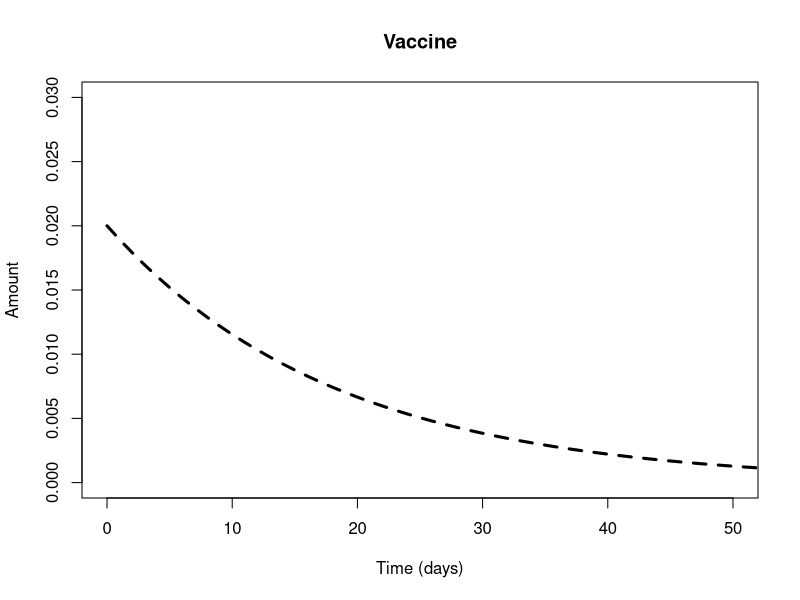
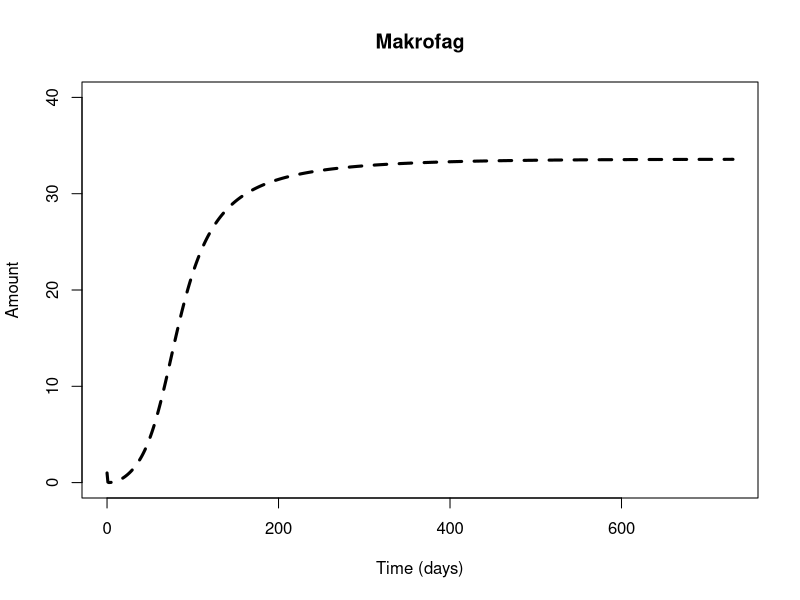
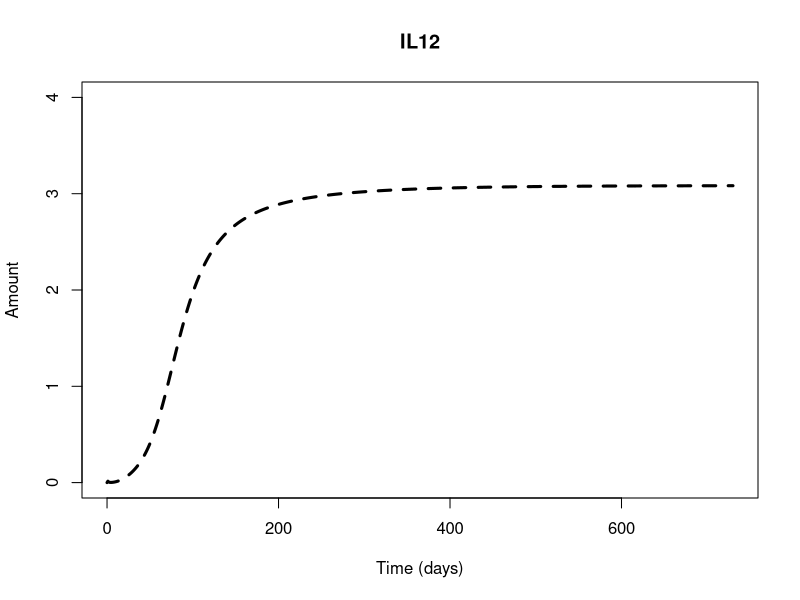
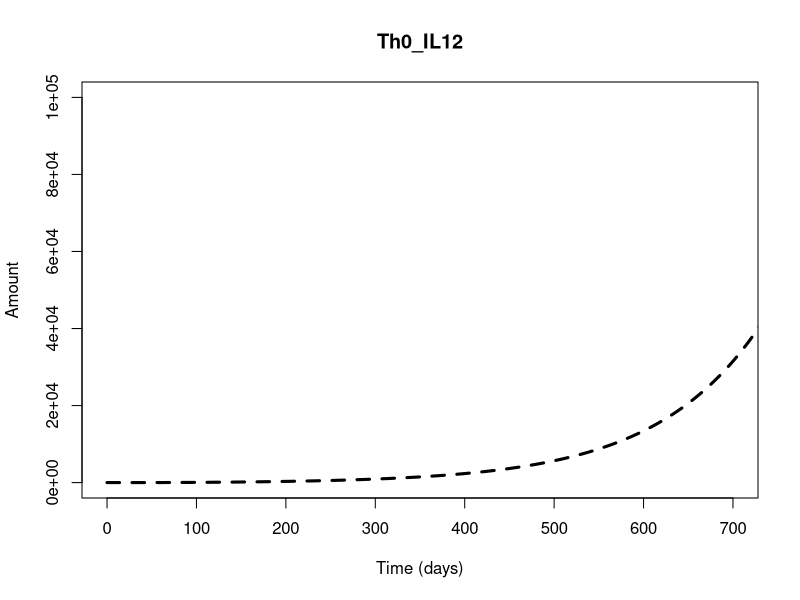
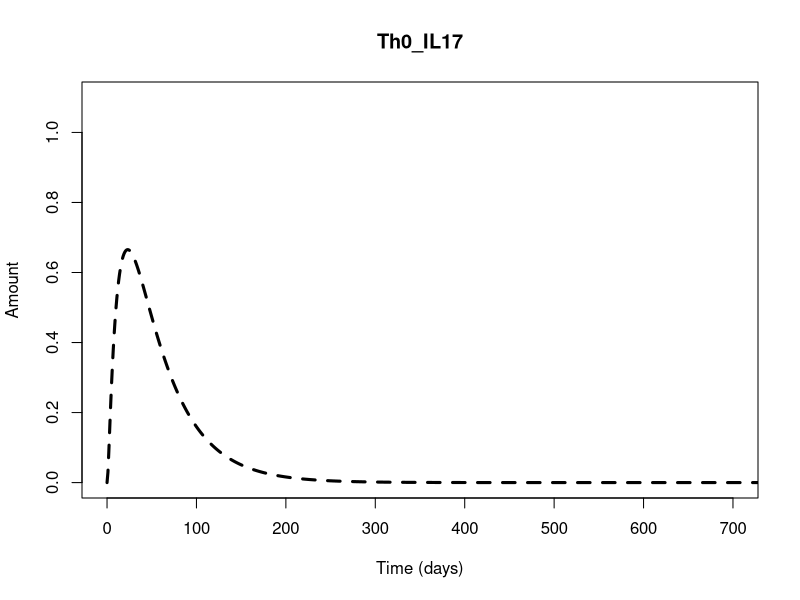
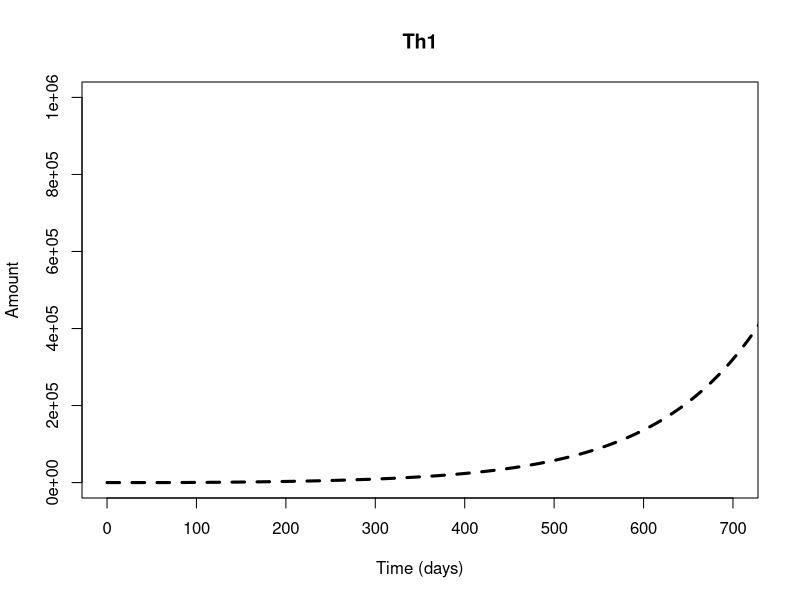
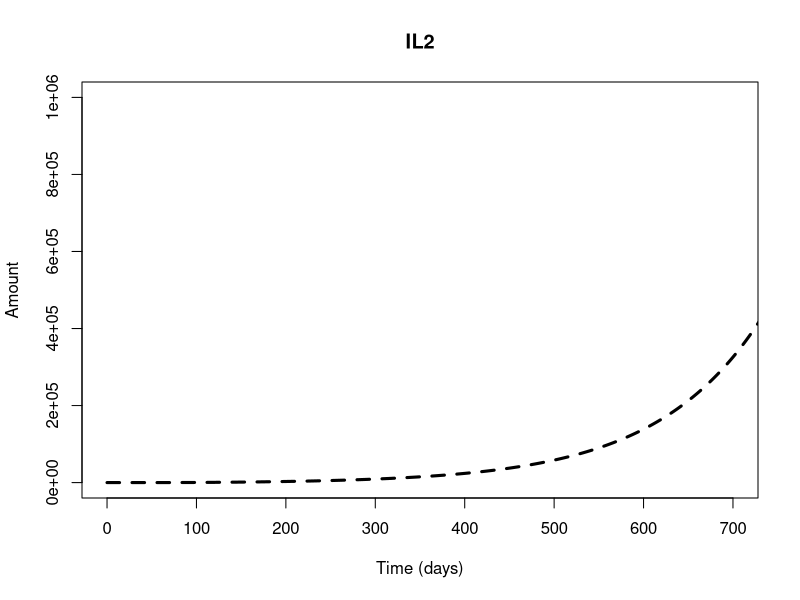
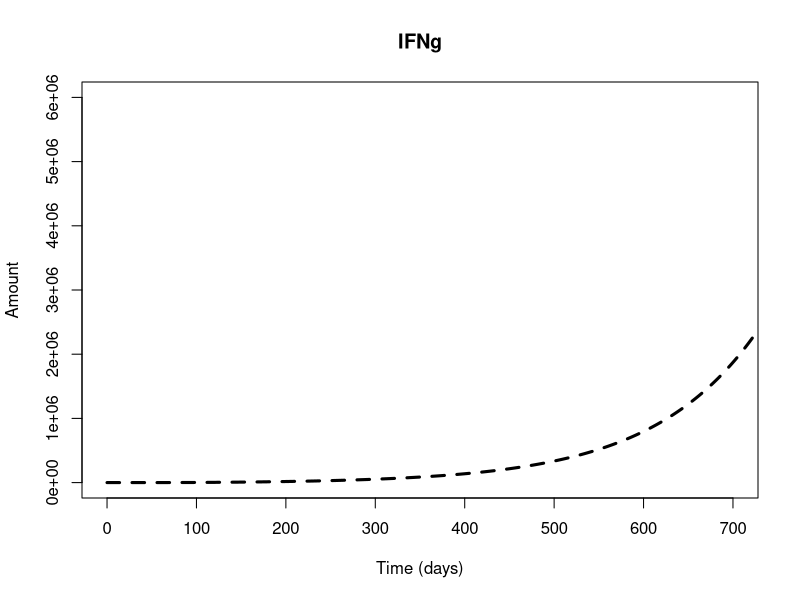

The R script that drew these images, in order:
# TB model in R

rm(list=ls())

# get the ODE solver
library(deSolve)

# make the function of the system
model = function (current_timepoint, state_values, parameters)
{
  # create state variables (local variables)
  Vaccine = state_values [1]       
  Makrofag = state_values [2]
  IL12 = state_values [3]
  Th0_IL12 = state_values [4]
  Th0_IL17 = state_values [5]
  Th1 = state_values [6]
  IL2 = state_values [7]
  IFNg = state_values [8]
  IFNgk = state_values [9]
  TNFa = state_values [10]
  Dendrit = state_values [11]
  IL23 = state_values [12]
  Th17 = state_values [13]
  IL17 = state_values [14]
  GranulotcytKnoglemarv = state_values[15]
  
  
  #      ifelse current_timepoint >= stop
  #      ifelse (dVaccine =  initialværdi / (- Kv_m -  Kv_d - Kv_Gk)
  # Evt. skal dødsraterne ganges på med mængden
  
 # stop = 
  
  with ( 
    as.list (parameters),     # variable names within parameters can be used 
    {
      Kv_m <- ifelse(Vaccine0 > 0.02, Kv_m.value, 0.01)
      Kv_d <- ifelse(Vaccine0 > 0.02, Kv_d.value, 0.02)

      dVaccine = - (Vaccine*Kv_m) - (Vaccine*Kv_d) - Vaccine*Kv_Gk
      dMakrofag = (Vaccine*Kv_m) + TNFa * KTNFa_m + IFNgk * KIFNgk_m/(KM_TNFa+IFNgk) - Makrofag*sigma_m
      dIL12 = Makrofag * Km_IL12 - IL12 * KIL12_Th0 - IL12*sigma_IL12
      dTh0_IL12 = Makrofag * Km_Th0 + IL12 * KIL12_Th0 - Th0_IL12 * KTh0_Th1 + IL2 * KIL2_Th0  - Th0_IL12*sigma_Th0_IL12
      dTh0_IL17 = IL23 * KIL23_Th0 - Th0_IL17 * KTh0_Th17 - Th0_IL17*sigma_Th0_IL17
      dTh1 = Th0_IL12 * KTh0_Th1 - Th1*sigma_Th1
      dIL2 = Th1 * KTh1_IL2 - IL2*sigma_IL2
      dIFNg = Th1 * KTh1_IFNg + Th17 * KTh17_IFNg + Th0_IL12 * KTh0_IL12_IFNg + IFNgk * KIFNgk_IFNg - IFNg * KIFNg_IFNgk + Th0_IL17 * KTh0_IL17_IFNg - IFNg*sigma_IFNg
      dIFNgk = - IFNgk * KIFNgk_IFNg + IFNg * KIFNg_IFNgk - IFNgk*sigma_IFNgk
      dTNFa = Makrofag * Km_TNFa - TNFa*sigma_TNFa
      dDendrit = Vaccine*Kv_d - Dendrit*sigma_d
      dIL23 = Dendrit * Kd_IL23 - IL23*sigma_IL23
      dTh17 = Th0_IL17 * KTh0_Th17 - Th17*sigma_Th17
      dIL17 = Th17 * KTh17_IL17 - IL17*sigma_IL17
      dGranulocytKnoglemarv =  Vaccine*Kv_Gk + IL17 * KIL17_Gk - GranulotcytKnoglemarv*sigma_Gk 
      
      
      
      # combine results
      results = c(dVaccine, dMakrofag, dIL12, dTh0_IL12, dTh0_IL17, dTh1, dIL2, dIFNg, dIFNgk, dTNFa, dDendrit,
                  dIL23, dTh17, dIL17, dGranulocytKnoglemarv)
      list (results)
    }
  )
}

# parameters
KTh0_IL17_IFNg.value <- 0.9
KTh0_IL12_IFNg.value <- 0.9
Kv_m.value <- 0.03
Kv_d.value <- 0.02
Kv_Gk.value <- 0.025
KTNFa_m.value <- 0.002
KIFNgk_m.value <- 100
Km_IL12.value <- 0.09
KIL12_Th0.value <- 0.9 
Km_Th0.value <- 0.9
KTh0_Th1.value <- 0.9 
KTh0_Th17.value <- 0.9
KIL23_Th0.value <- 0.9 
KIL2_Th0.value <- 0.09 
KTh1_IL2.value <- 0.09
KIFNgk_IFNg.value <- 0.9 
KTh0_IFNg.value <- .9 
KTh1_IFNg.value <- .9
KTh17_IFNg.value <- .9
KIFNg_IFNgk.value <- .9
Km_TNFa.value <- .9
Kd_IL23.value <- .09
KTh17_IL17.value <- .9
KIL17_Gk.value <- .9
sigma_m.value <- 3
sigma_IL12.value <- 0.08
sigma_Th0_IL12.value <- 0.023
sigma_Th0_IL17.value <- 0.023
sigma_Th1.value <- 0.08 
sigma_IL2.value <- 0.08
sigma_IFNg.value <- 0.08
sigma_IFNgk.value <- 0.08
sigma_TNFa.value <- 0.08
sigma_d.value <- 0.023
sigma_IL23.value <- 0.08
sigma_Th17.value <- 0.08
sigma_IL17.value <- 0.08
sigma_Gk.value <- 0.023
KM_TNFa.value <- 1000

parameter.list <- c( KTh0_IL17_IFNg = KTh0_IL17_IFNg.value,Kv_m = Kv_m.value, Kv_d = Kv_d.value, Kv_Gk = Kv_Gk.value, KTNFa_m = KTNFa_m.value, 
                    KIFNgk_m = KIFNgk_m.value,Km_IL12 = Km_IL12.value, KIL12_Th0 = KIL12_Th0.value,Km_Th0 = Km_Th0.value, 
                    KTh0_Th1 = KTh0_Th1.value, KTh0_Th17 = KTh0_Th17.value, KIL23_Th0 = KIL23_Th0.value,
                    KIL2_Th0 = KIL2_Th0.value, KTh1_IL2 = KTh1_IL2.value, KIFNgk_IFNg = KIFNgk_IFNg.value, 
                    KTh0_IL12_IFNg = KTh0_IL12_IFNg.value, KTh1_IFNg = KTh1_IFNg.value, KTh17_IFNg = KTh17_IFNg.value, 
                    KIFNg_IFNgk = KIFNg_IFNgk.value, Km_TNFa = Km_TNFa.value, Kd_IL23 = Kd_IL23.value, 
                    KTh17_IL17 = KTh17_IL17.value, KIL17_Gk = KIL17_Gk.value, sigma_m = sigma_m.value,
                    sigma_IL12 = sigma_IL12.value, sigma_Th0_IL12 = sigma_Th0_IL12.value, sigma_Th1 = sigma_Th1.value,
                    sigma_IL2 = sigma_IL2.value, sigma_IFNg = sigma_IFNg.value, sigma_IFNgk = sigma_IFNgk.value,
                    sigma_TNFa = sigma_TNFa.value, sigma_d = sigma_d.value, sigma_IL23 = sigma_IL23.value,
                    sigma_Th17 = sigma_Th17.value, sigma_IL17 = sigma_IL17.value, sigma_Gk = sigma_Gk.value,
                    KM_TNFa = KM_TNFa.value, sigma_Th0_IL17 = sigma_Th0_IL17.value)

# initial values
Vaccine0 = 0.02
Makrofag0 = 1
IL120 = 0
Th0_IL12_0 = 0
Th0_IL17_0 = 0
Th10 = 0
IL20 = 0
IFNg0 = 0
IFNgk0 = 0
TNFa0 = 0
Dendrit0 = 1
IL230 = 0
Th170 = 0
IL170 = 0
GranulotcytKnoglemarv0 = 0

initial.values <- c(Vaccine = Vaccine0, Makrofag = Makrofag0, IL12 = IL120, Th0_IL12 = Th0_IL12_0, Th0_IL17 = Th0_IL17_0, Th1 = Th10, IL2 = IL20, IFNg = IFNg0, 
                    IFNgk = IFNgk0, TNFa = TNFa0, Dendrit = Dendrit0, IL23 = IL230, Th17 = Th170, IL17 = IL170, 
                    GranulotcytKnoglemarv = GranulotcytKnoglemarv0)

# Output timepoints
time.points <- seq(0,2*365,by=1)

# simulate the epidemic
output <- ode(y=initial.values,times = time.points,func = model, parms = parameter.list)

# Plot the result 
plot(Vaccine~time,data=output,type='l',lwd=3,lty=2,col='black',ylim=c(0,0.03),xlim=c(0,50),ylab='Amount',xlab='Time (days)',main="Vaccine")
plot(Makrofag~time,data=output,type='l',lwd=3,lty=2,col='black',ylim=c(0,40),ylab='Amount',xlab='Time (days)',main="Makrofag")
plot(IL12~time,data=output,type='l',lwd=3,lty=2,col='black',ylim=c(0,4),ylab='Amount',xlab='Time (days)',main="IL12")
plot(Th0_IL12~time,data=output,type='l',lwd=3,lty=2,col='black',xlim=c(0,700),ylim=c(0,100000),ylab='Amount',xlab='Time (days)',main="Th0_IL12")
plot(Th0_IL17~time,data=output,type='l',lwd=3,lty=2,col='black',xlim=c(0,700),ylim=c(0,1.1),ylab='Amount',xlab='Time (days)',main="Th0_IL17")
plot(Th1~time,data=output,type='l',lwd=3,lty=2,col='black',xlim=c(0,700),ylim=c(0,1000000),ylab='Amount',xlab='Time (days)',main="Th1")
plot(IL2~time,data=output,type='l',lwd=3,lty=2,col='black',xlim=c(0,700),ylim=c(0,1000000),ylab='Amount',xlab='Time (days)',main="IL2")
plot(IFNg~time,data=output,type='l',lwd=3,lty=2,col='black',xlim=c(0,700), ylim=c(0,6000000),ylab='Amount',xlab='Time (days)',main="IFNg")
plot(IFNgk~time,data=output,type='l',lwd=3,lty=2,col='black',xlim=c(0,700),ylim=c(0,5000000),ylab='Amount',xlab='Time (days)',main="IFNgk")
plot(TNFa~time,data=output,type='l',lwd=3,lty=2,col='black',ylim=c(0,450),ylab='Amount',xlab='Time (days)',main="TNFa")

plot(Dendrit~time,data=output,type='l',lwd=3,lty=2,col='black',ylim=c(0,1.5),xlim=c(0,100),ylab='Amount',xlab='Time (days)',main="Dendrit")
plot(IL23~time,data=output,type='l',lwd=3,lty=2,col='black',ylim=c(0,0.8),ylab='Amount',xlab='Time (days)',main="IL23")
plot(Th17~time,data=output,type='l',lwd=3,lty=2,col='black',ylim=c(0,8),ylab='Amount',xlab='Time (days)',main="Th17")
plot(IL17~time,data=output,type='l',lwd=3,lty=2,col='black',ylim=c(0,80),ylab='Amount',xlab='Time (days)',main="IL17")
plot(GranulotcytKnoglemarv~time,data=output,type='l',lwd=3,lty=2,col='black',ylim=c(0,1800),ylab='Amount',xlab='Time (days)',main="GranulotcytKnoglemarv")

# Herfra loades data
# DATA <- read.table("DataUdenHuller.csv", header=TRUE, sep=";", as.is=TRUE)
# 
# VaccineDATA = as.numeric(gsub(",", ".", gsub("\\.", "", DATA$H56.vacc..Dose)))
# RestimulerendeVaccineData = as.numeric(gsub(",", ".", gsub("\\.", "", DATA$H56.restim..ug.ml.)))
# IL17DATA = as.numeric(gsub(",", ".", gsub("\\.", "", DATA$mean...IL.17)))
# INFgDATA = as.numeric(gsub(",", ".", gsub("\\.", "", DATA$mean...IFNg)))
# IL2DATA= as.numeric(gsub(",", ".", gsub("\\.", "", DATA$mean...IL.2)))
# INFaDATA= as.numeric(gsub(",", ".", gsub("\\.", "", DATA$mean...TNFa)))
# 
# 
# plot(VaccineDATA,IL17DATA,xlim=c(0,50))
# plot(RestimulerendeVaccineData,IL17DATA,xlim=c(0,1))
# 
# CelleData <- read.table("Celler.csv", header=TRUE, sep=";", as.is=TRUE)
# plot(CelleData$Time..days,CelleData$Response..SFU.mill.splenocytes.)
# 
# 
# 
# 
# dose0CelleData <- CelleData[1:45,c('Time..days.','Response..SFU.mill.splenocytes.')]
# dose01CelleData <- CelleData[46:90,c('Time..days.','Response..SFU.mill.splenocytes.')]
# 
# plot(dose01CelleData$Time..days,dose01CelleData$Response..SFU.mill.splenocytes.)
